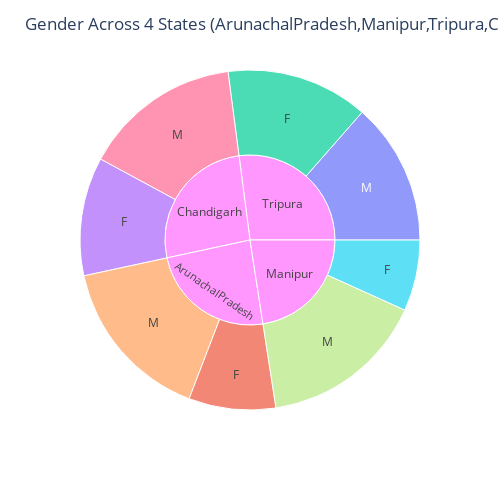
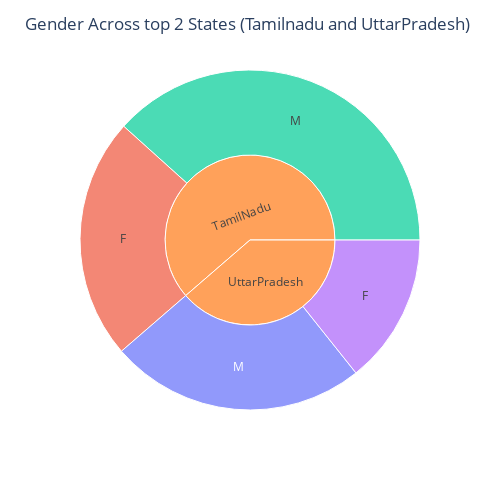

Source (notebook cell) for these figures, in order:
### Code cell
#dfg = dfuniqdata.groupby(['state','gender']).agg({'gender': [ 'count']})
#dfg = dfg['gender','count'].groupby(
#      level=0, group_keys=False).apply(
#        lambda x: x.sort_values(ascending=False).head(10)).reset_index(name='count')

dfx=['Chandigarh','M','Tripura','F','Manipur','a','b','ArunachalPradesh']
fig = px.sunburst(g, path=['state', 'gender'], values='count',
                   color=dfx, hover_data=['gender'])
fig.update_layout(title_text="Gender Across 4 States (ArunachalPradesh,Manipur,Tripura,Chandigarh)", 
                  height=500,width=500)
fig.show()

dfx=['Chandigarh','Tripura','Manipur','ArunachalPradesh']
fig = px.sunburst(g1, path=['state', 'gender'], values='count',
                  color=dfx, hover_data=['gender'])
fig.update_layout(title_text="Gender Across top 2 States (Tamilnadu and UttarPradesh)", height=500,width=500)

fig.show()

### Figure 1 — Plotly figure (JSON) as saved in the notebook; plotly's stock layout.template omitted (floating-point values rounded to 4 significant figures)
{"data": [{"branchvalues": "total", "customdata": [["M", "b"], ["F", "M"], ["F", "ArunachalPradesh"], ["F", "F"], ["M", "Chandigarh"], ["F", "a"], ["M", "Tripura"], ["M", "Manipur"], ["(?)", "(?)"], ["(?)", "(?)"], ["(?)", "(?)"], ["(?)", "(?)"]], "domain": {"x": [0, 1], "y": [0, 1]}, "hovertemplate": "gender=%{customdata[0]}<br>color=%{customdata[1]}<br>labels=%{label}<br>count=%{value}<br>parent=%{parent}<br>id=%{id}<extra></extra>", "ids": ["Tripura/M", "ArunachalPradesh/F", "Tripura/F", "Chandigarh/F", "ArunachalPradesh/M", "Manipur/F", "Chandigarh/M", "Manipur/M", "ArunachalPradesh", "Chandigarh", "Manipur", "Tripura"], "labels": ["M", "F", "F", "F", "M", "F", "M", "M", "ArunachalPradesh", "Chandigarh", "Manipur", "Tripura"], "marker": {"colors": ["#636efa", "#EF553B", "#00cc96", "#ab63fa", "#FFA15A", "#19d3f3", "#FF6692", "#B6E880", "#FF97FF", "#FF97FF", "#FF97FF", "#FF97FF"]}, "name": "", "parents": ["Tripura", "ArunachalPradesh", "Tripura", "Chandigarh", "ArunachalPradesh", "Manipur", "Chandigarh", "Manipur", "", "", "", ""], "type": "sunburst", "values": [18, 11, 18, 15, 21, 9, 20, 21, 32, 35, 30, 36]}], "layout": {"height": 500, "legend": {"tracegroupgap": 0}, "margin": {"t": 60}, "title": {"text": "Gender Across 4 States (ArunachalPradesh,Manipur,Tripura,Chandigarh)"}, "width": 500}}

### Figure 2 — Plotly figure (JSON) as saved in the notebook; plotly's stock layout.template omitted (floating-point values rounded to 4 significant figures)
{"data": [{"branchvalues": "total", "customdata": [["M", "Manipur"], ["F", "Tripura"], ["M", "Chandigarh"], ["F", "ArunachalPradesh"], ["(?)", "(?)"], ["(?)", "(?)"]], "domain": {"x": [0, 1], "y": [0, 1]}, "hovertemplate": "gender=%{customdata[0]}<br>color=%{customdata[1]}<br>labels=%{label}<br>count=%{value}<br>parent=%{parent}<br>id=%{id}<extra></extra>", "ids": ["UttarPradesh/M", "TamilNadu/F", "TamilNadu/M", "UttarPradesh/F", "TamilNadu", "UttarPradesh"], "labels": ["M", "F", "M", "F", "TamilNadu", "UttarPradesh"], "marker": {"colors": ["#636efa", "#EF553B", "#00cc96", "#ab63fa", "#FFA15A", "#FFA15A"]}, "name": "", "parents": ["UttarPradesh", "TamilNadu", "TamilNadu", "UttarPradesh", "", ""], "type": "sunburst", "values": [2291, 2165, 3605, 1344, 5770, 3635]}], "layout": {"height": 500, "legend": {"tracegroupgap": 0}, "margin": {"t": 60}, "title": {"text": "Gender Across top 2 States (Tamilnadu and UttarPradesh)"}, "width": 500}}
